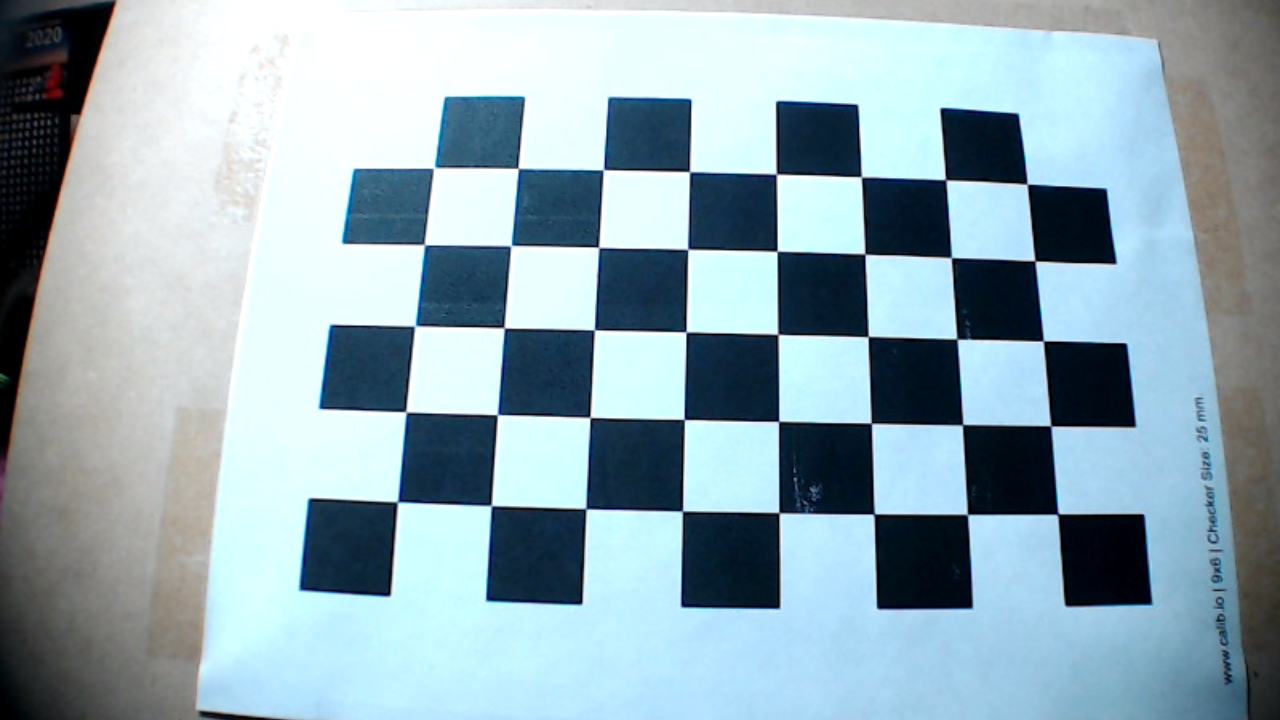
#> input picture Codigo/Calibracion_camara/Imagenes_clase_2/2020-09-21_17-56-12.bmp, 1280 x 720 px; its folder holds 5 pictures in this run
$ python calib_clase.py
#> lines starting #> are read from the running program, lines starting #| are printed output that depends on the picture; after the words box and inside, x2 and y2 are one past the last pixel; in counts of white or black regions, pixels touching at a corner belong together
#!/usr/bin/env python3
# -*- coding: utf-8 -*-
"""
Created on Wed Mar  6 12:38:57 2019

@author: francisco
"""

import numpy as np
import cv2 as cv2
import glob
DIMX=8
DIMY=5
square_size=25

# termination criteria
criteria = (cv2.TERM_CRITERIA_EPS + cv2.TERM_CRITERIA_MAX_ITER, 30, 0.001)

# prepare object points, like (0,0,0), (1,0,0), (2,0,0) ....,(6,5,0)

objp = np.zeros((DIMY*DIMX,3), np.float32)
objp[:,:2] = np.mgrid[0:DIMX,0:DIMY].T.reshape(-1,2)
objp *= square_size
print("se crea los puntos origen note la escala que es 1 en este caso aca se multiplica por el tamanio del rectangulo en milimetros, metros, centimetros o bananos")
print(objp)
# Arrays to store object points and image points from all the images.
objpoints = [] # 3d point in real world space
imgpoints = [] # 2d points in image plane.

images = glob.glob('*.bmp')

for fname in images:
    img = cv2.imread(fname)
#> img is the input picture: shape (720, 1280, 3); mean B, G, R 179.8, 169.7, 146.2
    gray = cv2.cvtColor(img,cv2.COLOR_BGR2GRAY)
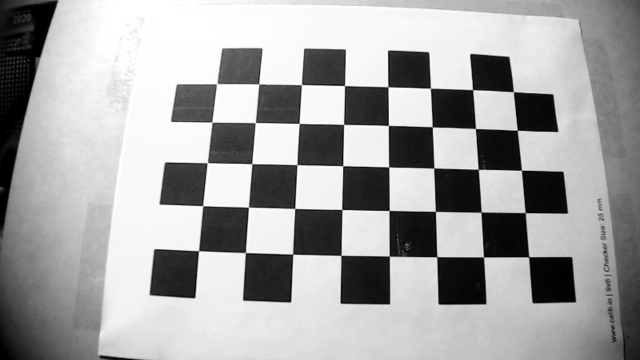
#> gray: shape (720, 1280) (shown at 1/2 size); min 0, max 255, mean 163.9

    # Find the chess board corners
    ret, corners = cv2.findChessboardCorners(gray, (DIMX,DIMY),None)
#> ret = True; corners = 40 rows, first 8: [1057.7, 513.8], [967.9, 514.5], [874.1, 513.9], [779, 512.9], [683.2, 510.7], [586.7, 509.7], [491.2, 505.6], [397.2, 502]

    # If found, add object points, image points (after refining them)
    if ret == True:
        objpoints.append(objp)

        corners2 = cv2.cornerSubPix(gray,corners,(11,11),(-1,-1),criteria)
#> corners2 = 40 rows, first 8: [1057.9, 514.1], [967.4, 514.4], [874.1, 514], [778.9, 512.7], [682.5, 511.1], [585.9, 508.7], [491.3, 505.6], [397.5, 501.9]
        imgpoints.append(corners2)

        # Draw and display the corners
        img = cv2.drawChessboardCorners(img, (DIMX,DIMY), corners2,ret)
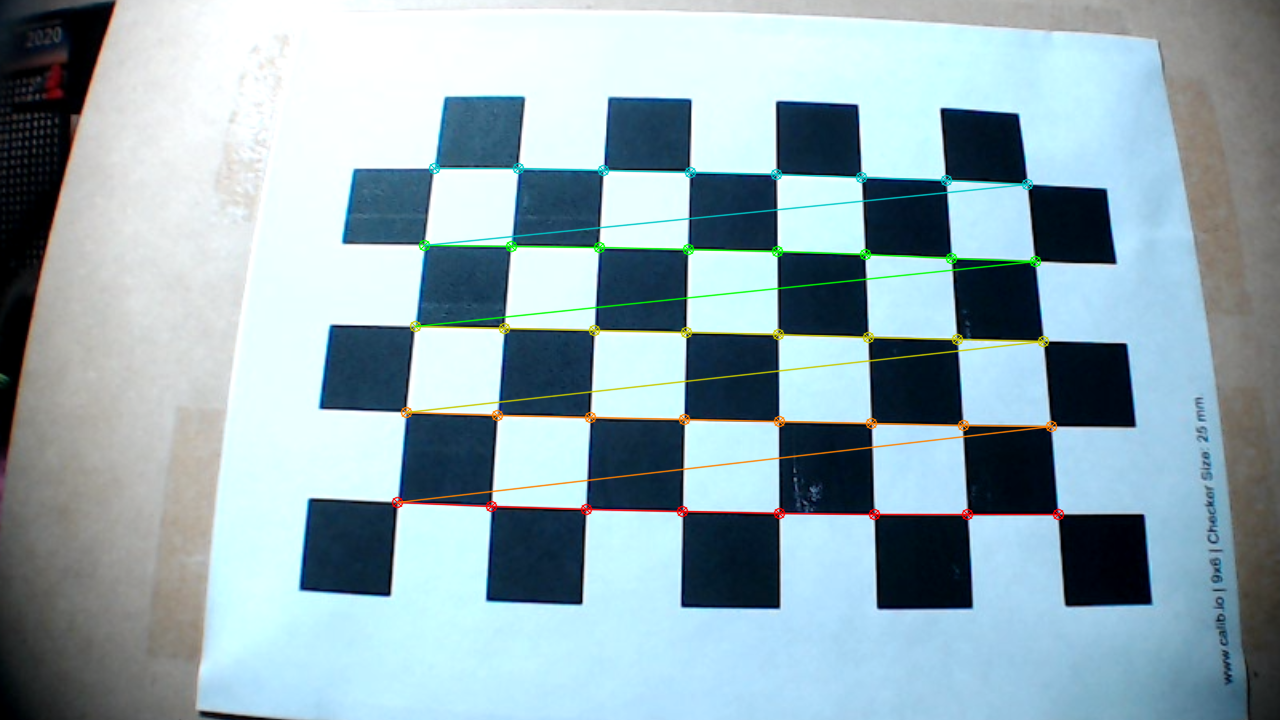
#> img: shape (720, 1280, 3); 2.19% of pixels changed, all inside (x1, y1, x2, y2) = (391, 162, 1065, 521)
        cv2.imshow('img',img)
        cv2.waitKey(3  )
#> pass 2 of the loop `for fname in images:`:
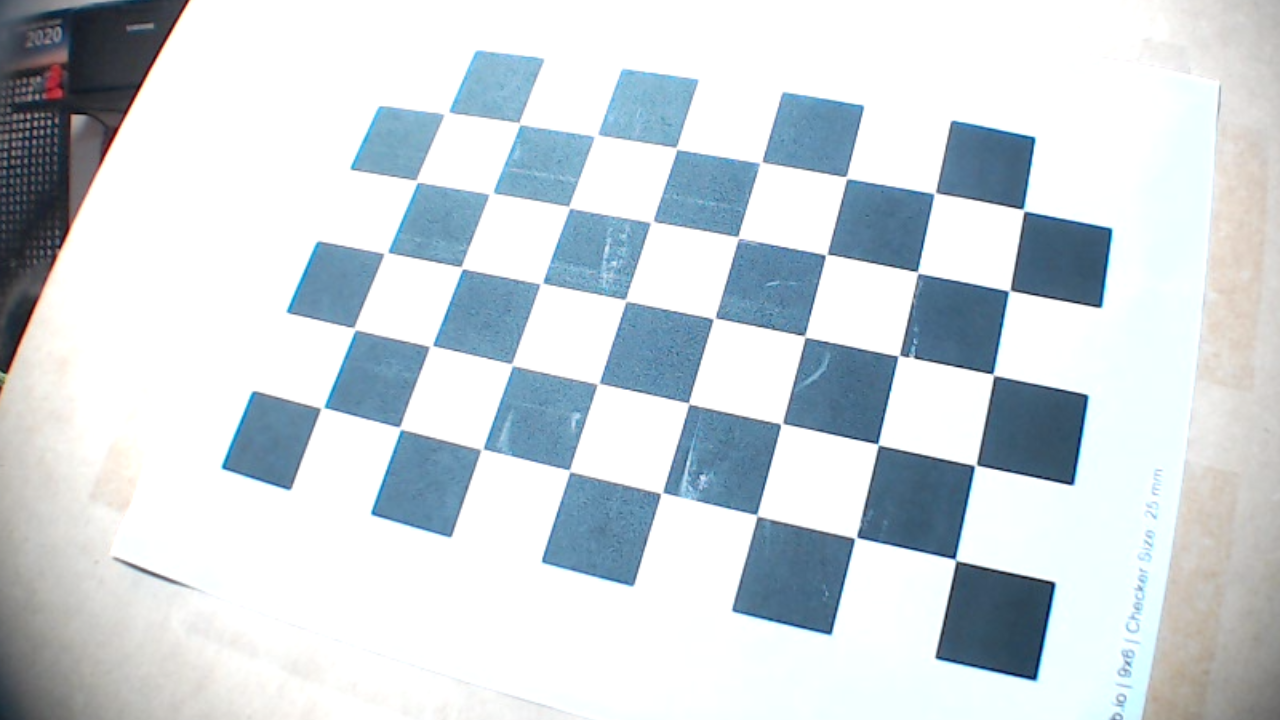
#> input picture Codigo/Calibracion_camara/Imagenes_clase_2/2020-09-21_17-56-17.bmp, 1280 x 720 px
#> img is the input picture: shape (720, 1280, 3); mean B, G, R 219.6, 214, 205
#> `gray = cv2.cvtColor(img,cv2.COLOR_BGR2GRAY)`:
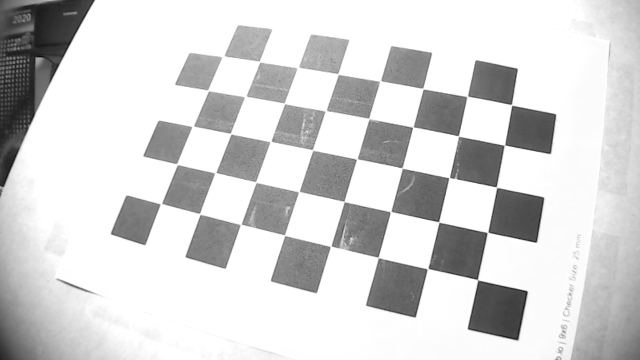
#> gray: shape (720, 1280) (shown at 1/2 size); min 2, max 255, mean 212
#> corners = 40 rows, first 8: [955.5, 560], [855.5, 538], [757, 515.4], [662.4, 493.1], [570, 470.5], [481.7, 449.3], [400.6, 428.2], [322, 407.5]
#> corners2 = 40 rows, first 8: [955.5, 559.8], [855.6, 537.7], [756.9, 515.3], [661.7, 492.9], [569.7, 470.7], [482.1, 449.2], [400.2, 428.2], [322.3, 407.8]
#> `img = cv2.drawChessboardCorners(img, (DIMX,DIMY), corners2,ret)`:
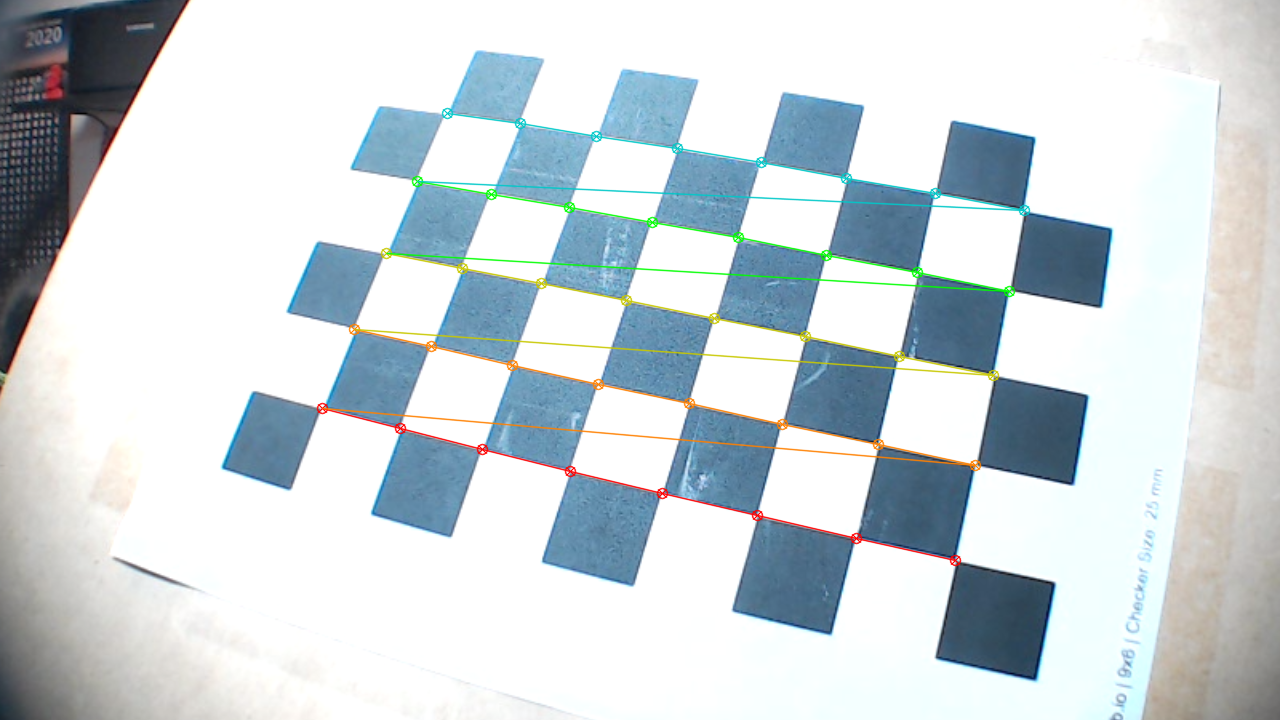
#> img: shape (720, 1280, 3); 2.15% of pixels changed, all inside (x1, y1, x2, y2) = (316, 107, 1031, 567)
#> pass 3 of the loop `for fname in images:`:
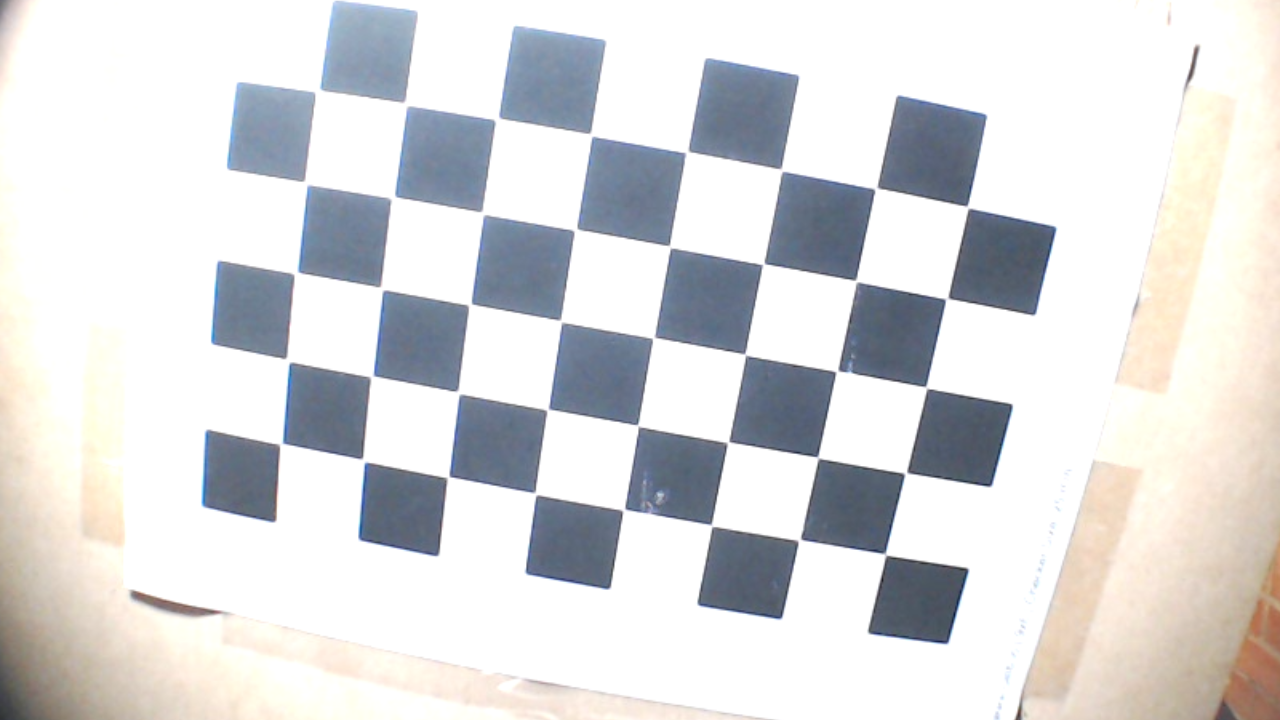
#> input picture Codigo/Calibracion_camara/Imagenes_clase_2/2020-09-21_17-56-22.bmp, 1280 x 720 px
#> img is the input picture: shape (720, 1280, 3); mean B, G, R 218.4, 217.3, 216.8
#> `gray = cv2.cvtColor(img,cv2.COLOR_BGR2GRAY)`:
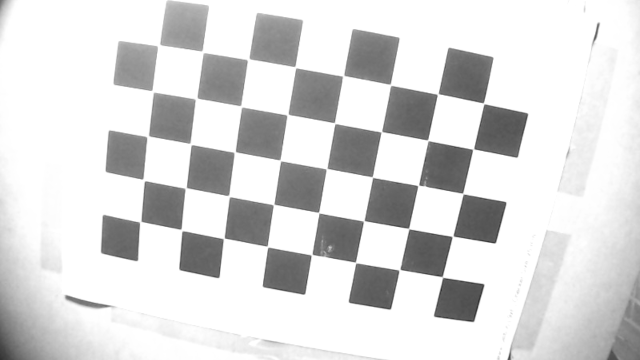
#> gray: shape (720, 1280) (shown at 1/2 size); min 24, max 255, mean 217.3
#> corners = 40 rows, first 8: [884.9, 554], [798.4, 538.6], [713.1, 525.4], [623.5, 510], [535.6, 493.6], [448, 476.7], [363.5, 460.5], [280.5, 444]
#> corners2 = 40 rows, first 8: [885.4, 554.4], [799.3, 539.9], [711.6, 525.4], [623.6, 509.7], [535.5, 493.7], [448, 477.1], [363.5, 460.5], [281.2, 443.8]
#> `img = cv2.drawChessboardCorners(img, (DIMX,DIMY), corners2,ret)`:
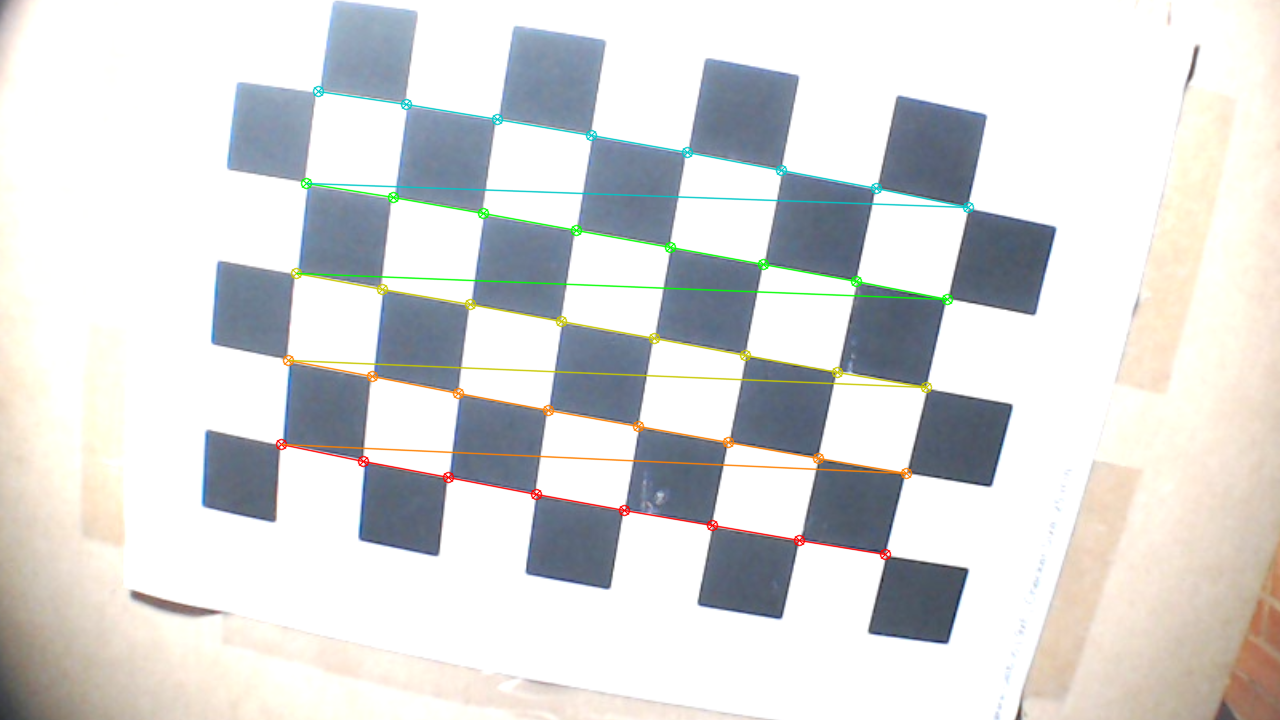
#> img: shape (720, 1280, 3); 2.21% of pixels changed, all inside (x1, y1, x2, y2) = (275, 85, 975, 561)
#> the loop made 5 passes; the first 3 are shown

cv2.destroyAllWindows()
cv2.waitKey(1)
print(imgpoints)


ret, mtx, dist, rvecs, tvecs = cv2.calibrateCamera(objpoints, imgpoints, gray.shape[::-1],None,None)

print(mtx)
print(type(mtx))
print(dist)
print(type(dist))
# termina la calibración


# Inicia etapa de usuario

img = cv2.imread('2020-09-21_17-57-45.bmp')
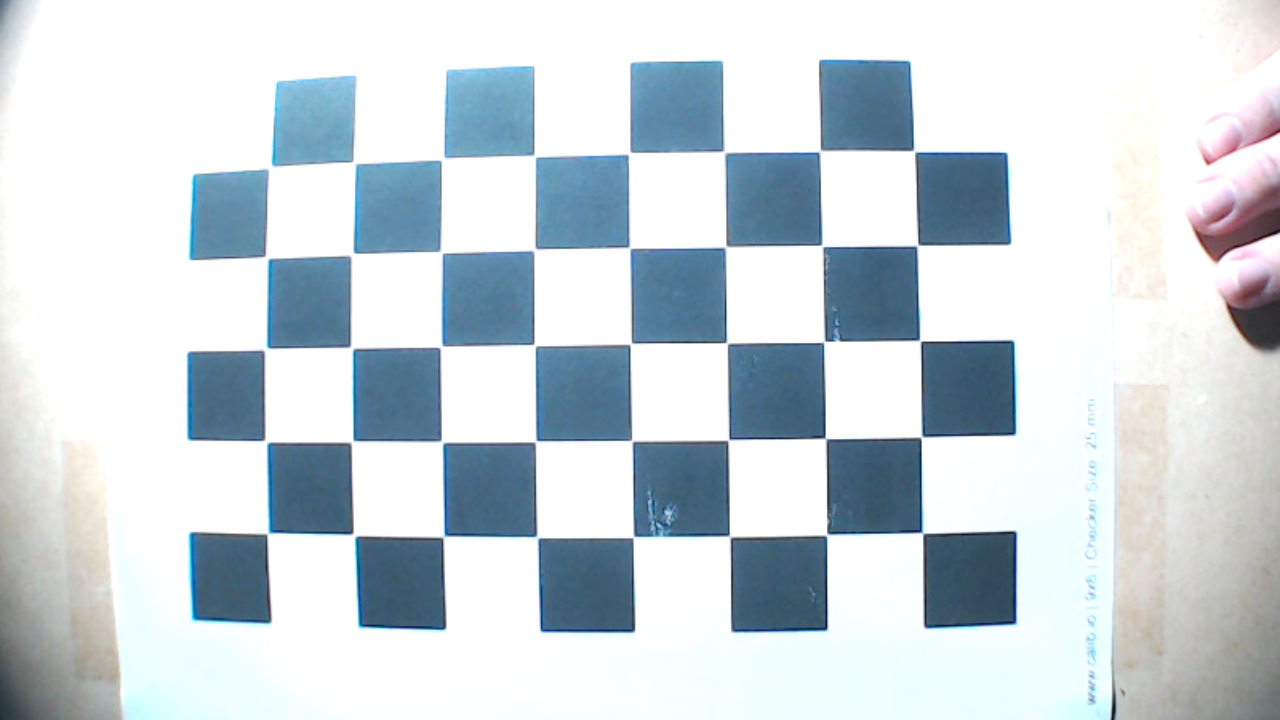
#> input picture Codigo/Calibracion_camara/Imagenes_clase_2/2020-09-21_17-57-45.bmp, 1280 x 720 px
#> img is the input picture: shape (720, 1280, 3); mean B, G, R 218.9, 212.7, 202.5
h,  w = img.shape[:2]
newcameramtx, roi=cv2.getOptimalNewCameraMatrix(mtx,dist,(w,h),0,(w,h))
# undistort
dst = cv2.undistort(img, mtx, dist, None, newcameramtx)

# crop the image
x,y,w,h = roi
dst = dst[y:y+h, x:x+w]
#> dst: shape (719, 1279, 3)
cv2.imwrite('calibresult1.png',dst)

# undistort
mapx,mapy = cv2.initUndistortRectifyMap(mtx,dist,None,newcameramtx,(w,h),5)
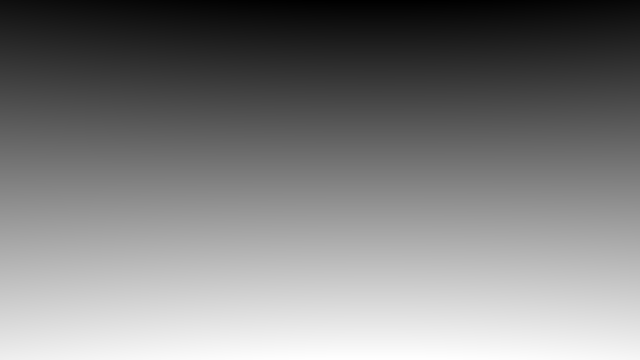
#> mapy: shape (719, 1279) float32 (shown at 1/2 size); min -0.344, max 718.4, mean 359.3; drawn with min black and max white
dst = cv2.remap(img,mapx,mapy,cv2.INTER_LINEAR)

# crop the image
x,y,w,h = roi
#dst = dst[y:y+h, x:x+w]
cv2.imwrite('calibresult2.png',dst)
mean_error = 0
for i in range(len(objpoints)):
    imgpoints2, _ = cv2.projectPoints(objpoints[i], rvecs[i], tvecs[i], mtx, dist)
    error = cv2.norm(imgpoints[i],imgpoints2, cv2.NORM_L2)/len(imgpoints2)
    mean_error += error

print ("total error: ", mean_error/len(objpoints))

print ("matriz inversa ")
mtx_inv=np.linalg.inv(mtx)
